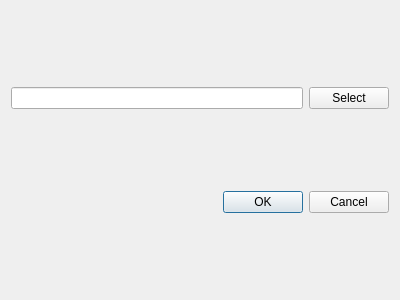
<?xml version="1.0" encoding="UTF-8"?>
<ui version="4.0">
 <class>Dialog</class>
 <widget class="QDialog" name="Dialog">
  <property name="geometry">
   <rect>
    <x>0</x>
    <y>0</y>
    <width>400</width>
    <height>300</height>
   </rect>
  </property>
  <property name="windowTitle">
   <string>Dialog</string>
  </property>
  <layout class="QVBoxLayout" name="verticalLayout">
   <item>
    <layout class="QHBoxLayout" name="horizontalLayout">
     <item>
      <widget class="QLineEdit" name="lineEdit"/>
     </item>
     <item>
      <widget class="QPushButton" name="pushButton">
       <property name="text">
        <string>Select</string>
       </property>
      </widget>
     </item>
    </layout>
   </item>
   <item>
    <widget class="QDialogButtonBox" name="buttonBox">
     <property name="standardButtons">
      <set>QDialogButtonBox::Cancel|QDialogButtonBox::Ok</set>
     </property>
    </widget>
   </item>
  </layout>
 </widget>
 <resources/>
 <connections/>
</ui>
